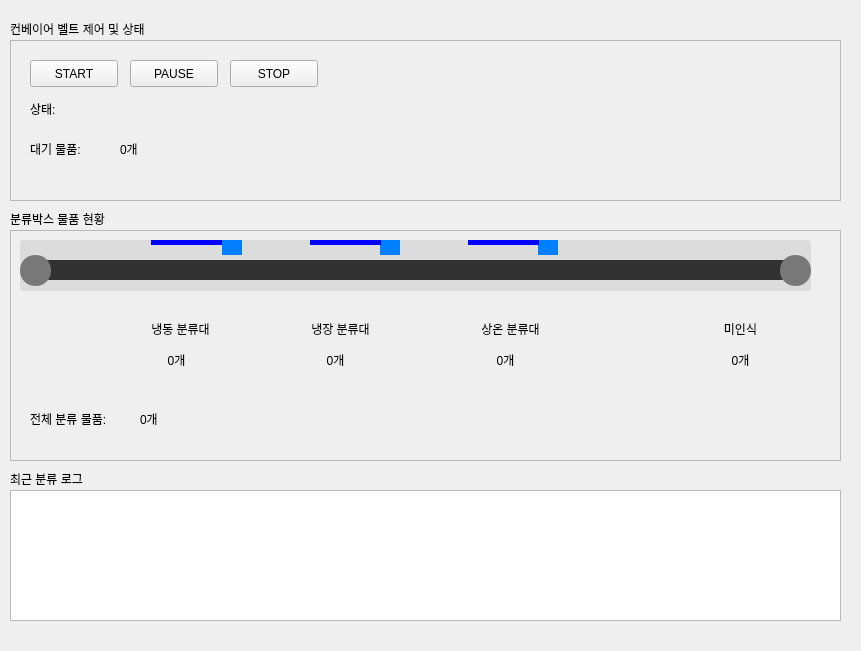
<?xml version="1.0" encoding="UTF-8"?>
<ui version="4.0">
 <class>devices</class>
 <widget class="QWidget" name="devices">
  <property name="geometry">
   <rect>
    <x>0</x>
    <y>0</y>
    <width>861</width>
    <height>651</height>
   </rect>
  </property>
  <property name="windowTitle">
   <string>Form</string>
  </property>
  <widget class="QLabel" name="label">
   <property name="geometry">
    <rect>
     <x>10</x>
     <y>20</y>
     <width>181</width>
     <height>18</height>
    </rect>
   </property>
   <property name="text">
    <string>컨베이어 벨트 제어 및 상태</string>
   </property>
  </widget>
  <widget class="QLabel" name="label_2">
   <property name="geometry">
    <rect>
     <x>10</x>
     <y>210</y>
     <width>181</width>
     <height>18</height>
    </rect>
   </property>
   <property name="text">
    <string>분류박스 물품 현황</string>
   </property>
  </widget>
  <widget class="QLabel" name="label_10">
   <property name="geometry">
    <rect>
     <x>10</x>
     <y>470</y>
     <width>181</width>
     <height>18</height>
    </rect>
   </property>
   <property name="text">
    <string>최근 분류 로그</string>
   </property>
  </widget>
  <widget class="QListWidget" name="list_logs">
   <property name="geometry">
    <rect>
     <x>10</x>
     <y>490</y>
     <width>831</width>
     <height>131</height>
    </rect>
   </property>
  </widget>
  <widget class="QFrame" name="frame_2">
   <property name="geometry">
    <rect>
     <x>10</x>
     <y>40</y>
     <width>831</width>
     <height>161</height>
    </rect>
   </property>
   <property name="frameShape">
    <enum>QFrame::StyledPanel</enum>
   </property>
   <property name="frameShadow">
    <enum>QFrame::Raised</enum>
   </property>
   <widget class="QLabel" name="inventory_waiting">
    <property name="geometry">
     <rect>
      <x>110</x>
      <y>100</y>
      <width>71</width>
      <height>18</height>
     </rect>
    </property>
    <property name="text">
     <string>0개</string>
    </property>
    <property name="alignment">
     <set>Qt::AlignLeading|Qt::AlignLeft|Qt::AlignVCenter</set>
    </property>
   </widget>
   <widget class="QLabel" name="label_4">
    <property name="geometry">
     <rect>
      <x>20</x>
      <y>100</y>
      <width>71</width>
      <height>18</height>
     </rect>
    </property>
    <property name="text">
     <string>대기 물품:</string>
    </property>
   </widget>
   <widget class="QLabel" name="conveyor_status">
    <property name="geometry">
     <rect>
      <x>70</x>
      <y>60</y>
      <width>91</width>
      <height>31</height>
     </rect>
    </property>
    <property name="text">
     <string/>
    </property>
    <property name="alignment">
     <set>Qt::AlignCenter</set>
    </property>
   </widget>
   <widget class="QLabel" name="label_3">
    <property name="geometry">
     <rect>
      <x>20</x>
      <y>60</y>
      <width>41</width>
      <height>18</height>
     </rect>
    </property>
    <property name="text">
     <string>상태:</string>
    </property>
   </widget>
   <widget class="QPushButton" name="btn_start">
    <property name="geometry">
     <rect>
      <x>20</x>
      <y>20</y>
      <width>88</width>
      <height>27</height>
     </rect>
    </property>
    <property name="text">
     <string>START</string>
    </property>
   </widget>
   <widget class="QPushButton" name="btn_pause">
    <property name="geometry">
     <rect>
      <x>120</x>
      <y>20</y>
      <width>88</width>
      <height>27</height>
     </rect>
    </property>
    <property name="text">
     <string>PAUSE</string>
    </property>
   </widget>
   <widget class="QPushButton" name="btn_stop">
    <property name="geometry">
     <rect>
      <x>220</x>
      <y>20</y>
      <width>88</width>
      <height>27</height>
     </rect>
    </property>
    <property name="text">
     <string>STOP</string>
    </property>
   </widget>
  </widget>
  <widget class="QFrame" name="frame_3">
   <property name="geometry">
    <rect>
     <x>10</x>
     <y>230</y>
     <width>831</width>
     <height>231</height>
    </rect>
   </property>
   <property name="frameShape">
    <enum>QFrame::StyledPanel</enum>
   </property>
   <property name="frameShadow">
    <enum>QFrame::Raised</enum>
   </property>
   <widget class="QLabel" name="inventory_waiting_2">
    <property name="geometry">
     <rect>
      <x>130</x>
      <y>180</y>
      <width>91</width>
      <height>18</height>
     </rect>
    </property>
    <property name="text">
     <string>0개</string>
    </property>
    <property name="alignment">
     <set>Qt::AlignLeading|Qt::AlignLeft|Qt::AlignVCenter</set>
    </property>
   </widget>
   <widget class="QLabel" name="label_6">
    <property name="geometry">
     <rect>
      <x>290</x>
      <y>90</y>
      <width>81</width>
      <height>18</height>
     </rect>
    </property>
    <property name="font">
     <font>
      <weight>50</weight>
      <bold>false</bold>
     </font>
    </property>
    <property name="text">
     <string>냉장 분류대</string>
    </property>
    <property name="alignment">
     <set>Qt::AlignCenter</set>
    </property>
   </widget>
   <widget class="QLabel" name="inventory_A">
    <property name="geometry">
     <rect>
      <x>121</x>
      <y>120</y>
      <width>91</width>
      <height>20</height>
     </rect>
    </property>
    <property name="text">
     <string>0개</string>
    </property>
    <property name="alignment">
     <set>Qt::AlignCenter</set>
    </property>
   </widget>
   <widget class="QLabel" name="label_11">
    <property name="geometry">
     <rect>
      <x>20</x>
      <y>180</y>
      <width>101</width>
      <height>18</height>
     </rect>
    </property>
    <property name="text">
     <string>전체 분류 물품:</string>
    </property>
    <property name="alignment">
     <set>Qt::AlignLeading|Qt::AlignLeft|Qt::AlignVCenter</set>
    </property>
   </widget>
   <widget class="QLabel" name="inventory_B">
    <property name="geometry">
     <rect>
      <x>280</x>
      <y>120</y>
      <width>91</width>
      <height>20</height>
     </rect>
    </property>
    <property name="text">
     <string>0개</string>
    </property>
    <property name="alignment">
     <set>Qt::AlignCenter</set>
    </property>
   </widget>
   <widget class="QFrame" name="frame">
    <property name="geometry">
     <rect>
      <x>10</x>
      <y>10</y>
      <width>791</width>
      <height>51</height>
     </rect>
    </property>
    <property name="styleSheet">
     <string notr="true">background-color: rgb(220, 220, 220);
border-radius: 3px;</string>
    </property>
    <property name="frameShape">
     <enum>QFrame::StyledPanel</enum>
    </property>
    <property name="frameShadow">
     <enum>QFrame::Raised</enum>
    </property>
    <widget class="QLabel" name="roller_left">
     <property name="geometry">
      <rect>
       <x>0</x>
       <y>15</y>
       <width>31</width>
       <height>31</height>
      </rect>
     </property>
     <property name="styleSheet">
      <string notr="true">background-color: rgb(120, 120, 120);
border-radius: 15px;</string>
     </property>
     <property name="text">
      <string/>
     </property>
    </widget>
    <widget class="QLabel" name="roller_right">
     <property name="geometry">
      <rect>
       <x>760</x>
       <y>15</y>
       <width>31</width>
       <height>31</height>
      </rect>
     </property>
     <property name="font">
      <font>
       <kerning>true</kerning>
      </font>
     </property>
     <property name="styleSheet">
      <string notr="true">background-color: rgb(120, 120, 120);
border-radius: 15px;</string>
     </property>
     <property name="text">
      <string/>
     </property>
    </widget>
    <widget class="QLabel" name="belt_mark1">
     <property name="geometry">
      <rect>
       <x>20</x>
       <y>20</y>
       <width>751</width>
       <height>20</height>
      </rect>
     </property>
     <property name="styleSheet">
      <string notr="true">background-color: rgb(50, 50, 50);</string>
     </property>
     <property name="text">
      <string/>
     </property>
    </widget>
    <widget class="QLabel" name="sorter_A">
     <property name="geometry">
      <rect>
       <x>202</x>
       <y>0</y>
       <width>20</width>
       <height>15</height>
      </rect>
     </property>
     <property name="styleSheet">
      <string notr="true">background-color: rgb(0, 128, 255);
border-radius: 0px;</string>
     </property>
     <property name="text">
      <string/>
     </property>
    </widget>
    <widget class="QLabel" name="sorter_B">
     <property name="geometry">
      <rect>
       <x>360</x>
       <y>0</y>
       <width>20</width>
       <height>15</height>
      </rect>
     </property>
     <property name="styleSheet">
      <string notr="true">background-color: rgb(0, 128, 255);
border-radius: 0px;</string>
     </property>
     <property name="text">
      <string/>
     </property>
    </widget>
    <widget class="QLabel" name="sorter_C">
     <property name="geometry">
      <rect>
       <x>518</x>
       <y>0</y>
       <width>20</width>
       <height>15</height>
      </rect>
     </property>
     <property name="styleSheet">
      <string notr="true">background-color: rgb(0, 128, 255);
border-radius: 0px;</string>
     </property>
     <property name="text">
      <string/>
     </property>
    </widget>
    <widget class="QLabel" name="sorter_A_2">
     <property name="geometry">
      <rect>
       <x>131</x>
       <y>0</y>
       <width>71</width>
       <height>5</height>
      </rect>
     </property>
     <property name="styleSheet">
      <string notr="true">background-color: rgb(0, 0, 255);
border-radius: 0px;</string>
     </property>
     <property name="text">
      <string/>
     </property>
    </widget>
    <widget class="QLabel" name="sorter_A_3">
     <property name="geometry">
      <rect>
       <x>290</x>
       <y>0</y>
       <width>71</width>
       <height>5</height>
      </rect>
     </property>
     <property name="styleSheet">
      <string notr="true">background-color: rgb(0, 0, 255);
border-radius: 0px;</string>
     </property>
     <property name="text">
      <string/>
     </property>
    </widget>
    <widget class="QLabel" name="sorter_A_4">
     <property name="geometry">
      <rect>
       <x>448</x>
       <y>0</y>
       <width>71</width>
       <height>5</height>
      </rect>
     </property>
     <property name="styleSheet">
      <string notr="true">background-color: rgb(0, 0, 255);
border-radius: 0px;</string>
     </property>
     <property name="text">
      <string/>
     </property>
    </widget>
    <zorder>belt_mark1</zorder>
    <zorder>sorter_A</zorder>
    <zorder>sorter_B</zorder>
    <zorder>sorter_C</zorder>
    <zorder>roller_right</zorder>
    <zorder>roller_left</zorder>
    <zorder>sorter_A_2</zorder>
    <zorder>sorter_A_3</zorder>
    <zorder>sorter_A_4</zorder>
   </widget>
   <widget class="QLabel" name="label_7">
    <property name="geometry">
     <rect>
      <x>460</x>
      <y>90</y>
      <width>81</width>
      <height>18</height>
     </rect>
    </property>
    <property name="font">
     <font>
      <weight>50</weight>
      <bold>false</bold>
     </font>
    </property>
    <property name="text">
     <string>상온 분류대</string>
    </property>
    <property name="alignment">
     <set>Qt::AlignCenter</set>
    </property>
   </widget>
   <widget class="QLabel" name="label_5">
    <property name="geometry">
     <rect>
      <x>130</x>
      <y>90</y>
      <width>81</width>
      <height>18</height>
     </rect>
    </property>
    <property name="font">
     <font>
      <weight>50</weight>
      <bold>false</bold>
     </font>
    </property>
    <property name="text">
     <string>냉동 분류대</string>
    </property>
    <property name="alignment">
     <set>Qt::AlignCenter</set>
    </property>
   </widget>
   <widget class="QLabel" name="inventory_C">
    <property name="geometry">
     <rect>
      <x>450</x>
      <y>120</y>
      <width>91</width>
      <height>20</height>
     </rect>
    </property>
    <property name="text">
     <string>0개</string>
    </property>
    <property name="alignment">
     <set>Qt::AlignCenter</set>
    </property>
   </widget>
   <widget class="QLabel" name="label_9">
    <property name="geometry">
     <rect>
      <x>690</x>
      <y>90</y>
      <width>81</width>
      <height>18</height>
     </rect>
    </property>
    <property name="font">
     <font>
      <weight>50</weight>
      <bold>false</bold>
     </font>
    </property>
    <property name="text">
     <string>미인식</string>
    </property>
    <property name="alignment">
     <set>Qt::AlignCenter</set>
    </property>
   </widget>
   <widget class="QLabel" name="inventory_error">
    <property name="geometry">
     <rect>
      <x>680</x>
      <y>120</y>
      <width>101</width>
      <height>20</height>
     </rect>
    </property>
    <property name="text">
     <string>0개</string>
    </property>
    <property name="alignment">
     <set>Qt::AlignCenter</set>
    </property>
   </widget>
  </widget>
 </widget>
 <resources/>
 <connections/>
</ui>
